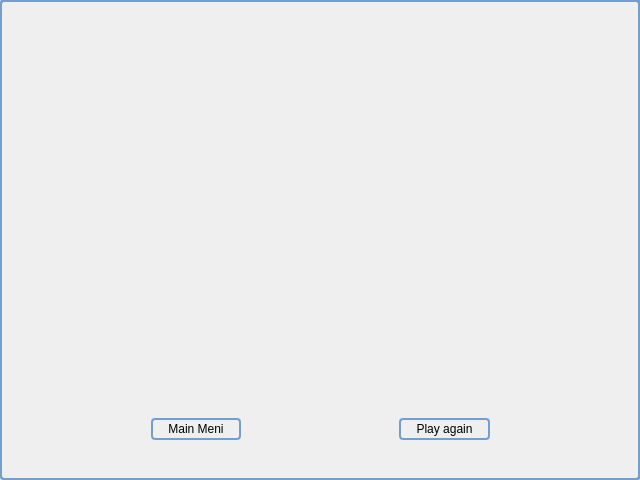
<?xml version="1.0" encoding="UTF-8"?>
<ui version="4.0">
 <class>YouWin</class>
 <widget class="QWidget" name="YouWin">
  <property name="geometry">
   <rect>
    <x>0</x>
    <y>0</y>
    <width>640</width>
    <height>480</height>
   </rect>
  </property>
  <property name="windowTitle">
   <string>Form</string>
  </property>
  <property name="styleSheet">
   <string notr="true">QWidget {
    border: 2px solid rgb(114, 159, 207);
    border-radius: 4px;
    padding: 2px;
    background-image:url(:/images/you_win.png);
}</string>
  </property>
  <widget class="QWidget" name="verticalLayoutWidget">
   <property name="geometry">
    <rect>
     <x>0</x>
     <y>-1</y>
     <width>641</width>
     <height>481</height>
    </rect>
   </property>
   <layout class="QVBoxLayout" name="verticalLayout">
    <item>
     <spacer name="verticalSpacer">
      <property name="orientation">
       <enum>Qt::Vertical</enum>
      </property>
      <property name="sizeHint" stdset="0">
       <size>
        <width>20</width>
        <height>40</height>
       </size>
      </property>
     </spacer>
    </item>
    <item>
     <layout class="QHBoxLayout" name="horizontalLayout">
      <item>
       <spacer name="horizontalSpacer_2">
        <property name="orientation">
         <enum>Qt::Horizontal</enum>
        </property>
        <property name="sizeHint" stdset="0">
         <size>
          <width>40</width>
          <height>20</height>
         </size>
        </property>
       </spacer>
      </item>
      <item>
       <widget class="QPushButton" name="pushButton_2">
        <property name="text">
         <string>    Main Meni    </string>
        </property>
       </widget>
      </item>
      <item>
       <spacer name="horizontalSpacer">
        <property name="orientation">
         <enum>Qt::Horizontal</enum>
        </property>
        <property name="sizeHint" stdset="0">
         <size>
          <width>40</width>
          <height>20</height>
         </size>
        </property>
       </spacer>
      </item>
      <item>
       <widget class="QPushButton" name="pushButton">
        <property name="text">
         <string>    Play again    </string>
        </property>
       </widget>
      </item>
      <item>
       <spacer name="horizontalSpacer_3">
        <property name="orientation">
         <enum>Qt::Horizontal</enum>
        </property>
        <property name="sizeHint" stdset="0">
         <size>
          <width>40</width>
          <height>20</height>
         </size>
        </property>
       </spacer>
      </item>
     </layout>
    </item>
    <item>
     <spacer name="verticalSpacer_2">
      <property name="orientation">
       <enum>Qt::Vertical</enum>
      </property>
      <property name="sizeType">
       <enum>QSizePolicy::Fixed</enum>
      </property>
      <property name="sizeHint" stdset="0">
       <size>
        <width>20</width>
        <height>40</height>
       </size>
      </property>
     </spacer>
    </item>
   </layout>
  </widget>
 </widget>
 <resources/>
 <connections/>
</ui>
